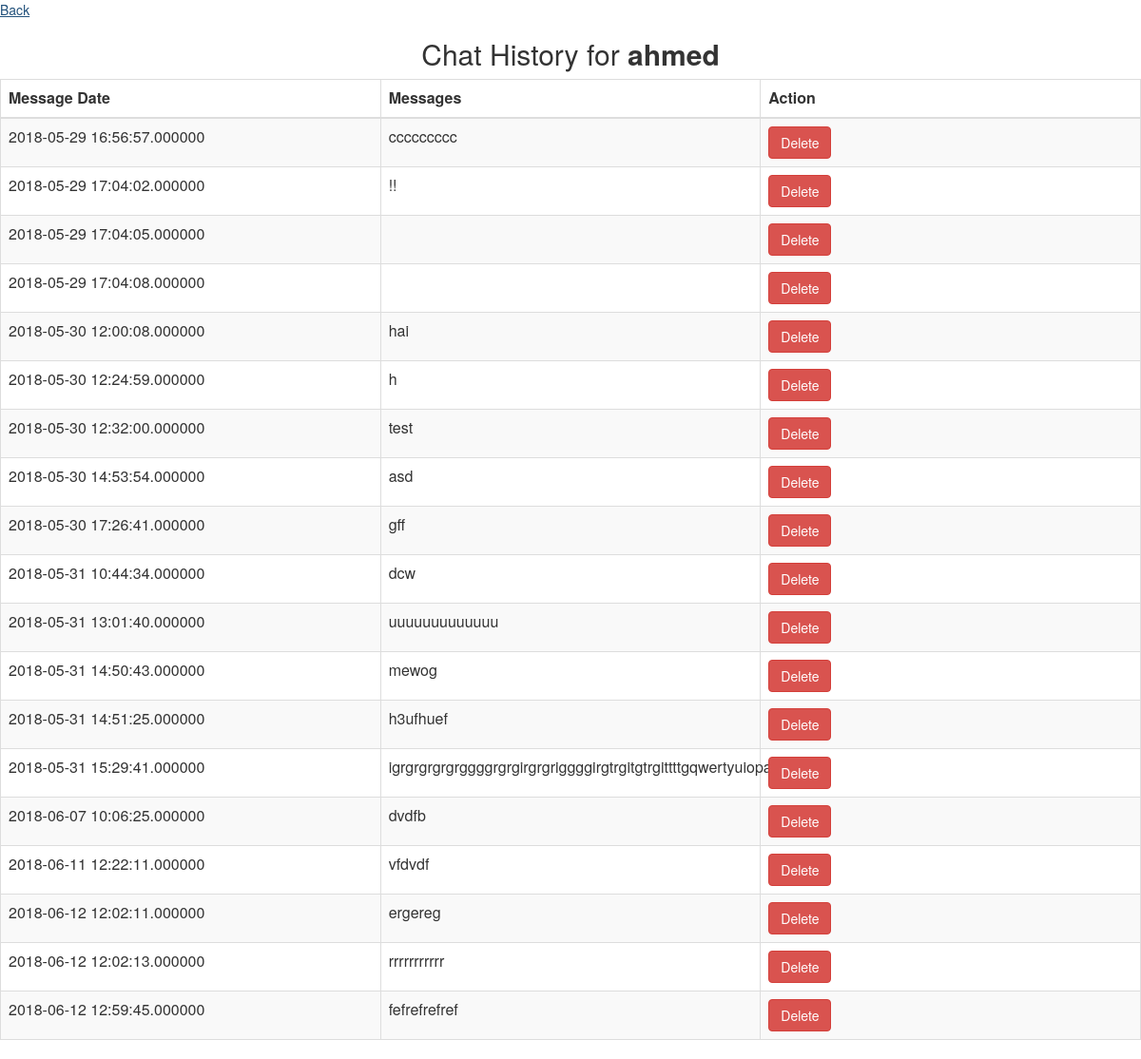
The page /admin/userchat/history/?uid=10 (signed in) on the database its author committed.
### tables this page shows
CREATE TABLE `chat` (
  `uid` int(50) NOT NULL,
  `fullname` varchar(30) NOT NULL,
  `password` varchar(50) NOT NULL,
  `username` varchar(50) NOT NULL,
  `useronline` tinyint(1) NOT NULL,
  `is_admin` int(1) NOT NULL,
  `dt` timestamp NOT NULL DEFAULT CURRENT_TIMESTAMP ON UPDATE CURRENT_TIMESTAMP,
  `ip` int(11) DEFAULT NULL,
  `country` varchar(80) DEFAULT NULL,
  `countrycode` varchar(2) DEFAULT NULL,
  `city` varchar(80) DEFAULT NULL
);

CREATE TABLE `messages` (
  `messageId` int(11) NOT NULL,
  `msgRegisterDate` datetime(6) NOT NULL,
  `messageBody` varchar(100) NOT NULL,
  `messageSession` varchar(100) DEFAULT NULL,
  `messageSenderId` int(50) NOT NULL
);

### php/connection.php (called while the page is built, shortened)
<?php
class Model
{
    public function __construct()
    {
        $this->db = new mysqli(DB_HOST, DB_USER, DB_PASS, DB_NAME);
    }
}
?>

### php/send.php (called while the page is built, shortened)
<?php
include_once('connection.php');
class Send extends Model
{
    public function isAdmin1()
    {
        $user = $this->getUser($this->getCurrentUid());
        if ($user && $user['is_admin']) {
            return true;
        } else {
            return false;
        }
    }
    public function getUser($uid)
    {
        $sql = "SELECT * FROM chat WHERE uid = $uid";
        $result = mysqli_query($this->db, $sql);
        $data = mysqli_fetch_array($result);
        if (!empty($data)) {
            return $data;
        }
        return false;
    }
    public function getCurrentUid()
    {
        if (isset($_SESSION['uid']) && !empty($_SESSION['uid'])) {
            return $_SESSION['uid'];
        }
        return false;
    }
    public function userChatHistory($uid)
    {
        $sql = "select m.messageId,m.msgRegisterDate,m.messageBody,c.fullname from messages as m, chat as c WHERE c.uid=m.messageSenderId and c.uid= $uid";
        $result = mysqli_query($this->db, $sql);
        $userData = mysqli_fetch_all($result, MYSQLI_ASSOC);
        return $userData;
    }
    public function IsAdmin()
    {
        $sql2 = "SELECT uid from chat WHERE is_admin='1'";
        $result = mysqli_query($this->db, $sql2);
        $count_row = $result->num_rows;
        if ($count_row == 1) {
            return true;
        } else {
            return false;
        }
    }
}

### admin/userchat/history/index.php (the view, shortened to what this page needs)
<?php
include_once '../../../php/send.php';
$userClass = new send();
if (!$userClass->isAdmin1()) {
    header("location:../../../../chatonline");
}
$uid = $_GET['uid'];
$user = $userClass->getUser($uid);
$history = $userClass->userChatHistory($uid);
if ($userClass->isAdmin() && $user) {
    ?>
    <a href="../../">Back</a><br>
    <?php if (count($history)) {
        ?>
        <html>
        <head lang="en">
            <link type="text/css" rel="stylesheet" href="../../../css/bootstrap-3.2.0/dist/css/bootstrap.css">
        </head>
        <body>
        <div style="text-align: center">
            <h2>Chat History for <b><?= $user['fullname'] ?></b></h2>
        </div>
        <table class="table table-bordered table-hover table-striped" style="table-layout: fixed">
            <thead>
            <tr>
                <th>Message Date</th>
                <th>Messages</th>
                <th>Action</th>
            </tr>
            </thead>
            <?php foreach ($history as $data) { ?>
                <tr>
                    <td><?php echo $data['msgRegisterDate']; ?></td>
                    <td><?php echo $data['messageBody']; ?></td>
                        <td>
                            <a href="delete.php?uid=<?= $user[0] ?>&msgId=<?=$data['messageId']?>">
                                <button class="btn btn-danger">Delete</button>
                            </a>
                        </td>
                </tr>
            <?php } ?>
        </table>
        </body>
        </html>
        <?php
    } else {
        ?>
        <span>No chat history found for user <b><?= $user['fullname'] ?></b> !!!</span>
        <?php
    }
    ?>
    <?php
} else {
    header("location:../../../");
}
?>

### rows shown on the page
chat: fullname "ahmed"
messages: msgRegisterDate "2018-05-29 16:56:57.000000", messageBody "ccccccccc"
messages: msgRegisterDate "2018-05-29 17:04:02.000000", messageBody "!!"
messages: msgRegisterDate "2018-05-29 17:04:05.000000"
messages: msgRegisterDate "2018-05-29 17:04:08.000000"
messages: msgRegisterDate "2018-05-30 12:00:08.000000", messageBody "hai"
messages: msgRegisterDate "2018-05-30 12:24:59.000000", messageBody "h"
messages: msgRegisterDate "2018-05-30 12:32:00.000000", messageBody "test"
messages: msgRegisterDate "2018-05-30 14:53:54.000000", messageBody "asd"
messages: msgRegisterDate "2018-05-30 17:26:41.000000", messageBody "gff"
messages: msgRegisterDate "2018-05-31 10:44:34.000000", messageBody "dcw"
messages: msgRegisterDate "2018-05-31 13:01:40.000000", messageBody "uuuuuuuuuuuuu"
messages: msgRegisterDate "2018-05-31 14:50:43.000000", messageBody "mewog"
messages: msgRegisterDate "2018-05-31 14:51:25.000000", messageBody "h3ufhuef"
messages: msgRegisterDate "2018-05-31 15:29:41.000000", messageBody "igrgrgrgrgrggggrgrgirgrgriggggirgtrgitgtrgittttgqwertyuiopasdfghj"
messages: msgRegisterDate "2018-06-07 10:06:25.000000", messageBody "dvdfb"
messages: msgRegisterDate "2018-06-11 12:22:11.000000", messageBody "vfdvdf"
messages: msgRegisterDate "2018-06-12 12:02:11.000000", messageBody "ergereg"
messages: msgRegisterDate "2018-06-12 12:02:13.000000", messageBody "rrrrrrrrrrr"
messages: msgRegisterDate "2018-06-12 12:59:45.000000", messageBody "fefrefrefref"
